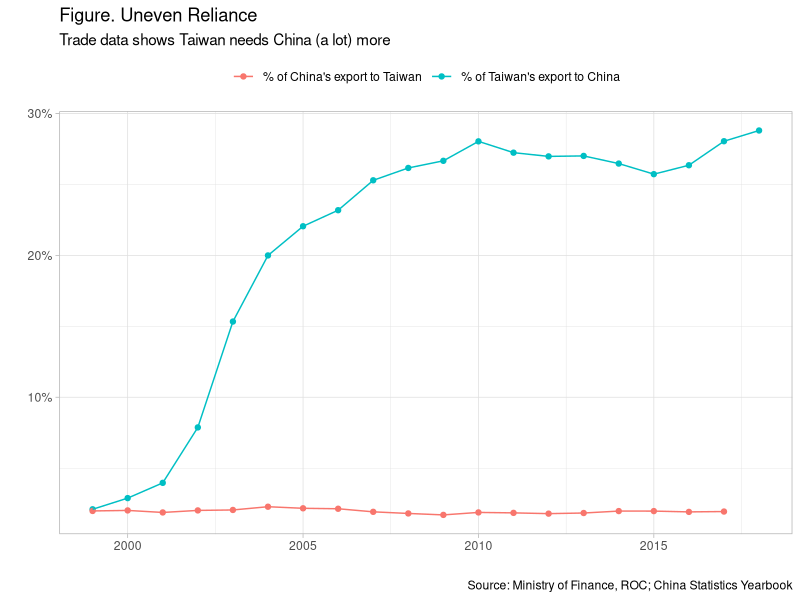

R code for this plot:
## ---- chunk 1
knitr::opts_chunk$set(echo = TRUE)
## ---- chunk 2
library(tidyverse)
library(scales)
theme_set(theme_light())
options(scipen = 999)

taiwan_china <- read_csv("taiwan-china-trade.csv") 
china_taiwan <- read_csv("china-trade-taiwan.csv") %>% mutate(pct_china_export = total_export_taiwan / total_export) %>% filter(year > 1998)
## ---- chunk 3
taiwan_china_pct <- taiwan_china %>% 
  select(year, total_export, total_export_china) %>% 
  filter(year > 1998) %>% 
  mutate(pct_taiwan_export = total_export_china / total_export) 

# Plotting
taiwan_china_pct %>% left_join(china_taiwan, by = "year") %>% 
  gather(pct_trade, value, pct_taiwan_export, pct_china_export) %>% 
  ggplot(aes(year, value, color = pct_trade)) +
  geom_point() + 
  geom_line() + 
  scale_y_continuous(labels = percent_format()) +
  theme(legend.position = "top", 
        legend.title = element_blank()) +
  scale_color_discrete(labels = c("% of China's export to Taiwan", "% of Taiwan's export to China")) +
  labs(title = "Figure. Uneven Reliance", 
       subtitle = "Trade data shows Taiwan needs China (a lot) more", 
       x = "", 
       y = "", 
       caption = "Source: Ministry of Finance, ROC; China Statistics Yearbook")

## ---- chunk 4
library(haven)

taiwan_security <- read_sav("2019_TNSS/PP199711.sav")
## ---- chunk 5
taiwan_security %>% View()
